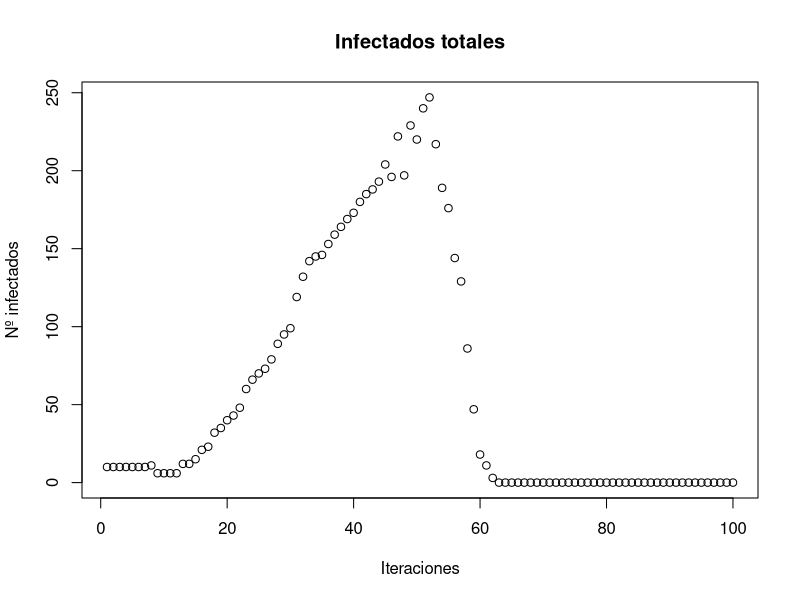

Recreate this plot in R.
## ---- chunk 1
knitr::opts_chunk$set(fig.width=8, fig.height=8, fig.align="center", echo=TRUE, warning=FALSE, message=FALSE)
library(knitr)
library(igraph)
library(ggplot2)
## ---- chunk 2
library(igraph)
set.seed(2021)
G = sample_pa(1000, directed=F)
A = as_adjacency_matrix(G)
beta=0.1
gamma = 0.1

positions = order(eigen_centrality(G)$vector, decreasing=TRUE)[1:10]
x0 = rep(0,1000)
x0[positions] = 1

rand_positions = sample(V(G),10)
x0_ = rep(0,1000)
x0_[rand_positions] = 1

I = rep(1, 1000)
newx <- function (x,beta,gamma) {
  r = gamma*x
  s = I - x - r
  return ( x + beta * s* (A %*% x) - matrix(gamma*x) )
}
n=1000
nIter=100
RX=matrix(0,nrow=n,ncol=nIter)
RX[,1]=x0
for (i in 2:(nIter) ){
  RX[,i] = as.vector(newx(RX[,i-1],beta,gamma))
}

RX_=matrix(0,nrow=n,ncol=nIter)
RX_[,1]=x0_
for (i in 2:(nIter) ){
  RX_[,i] = as.vector(newx(RX_[,i-1],beta,gamma))
}

#Matriz en la cual si tienes más de 0.5 -> 1 en caso contrario 0
chart <- matrix(0,nrow=n,ncol=nIter) 
for (i in 1:n){
  for(j in 1:nIter){
    chart[i,j] <- ifelse(RX_[i,j]>0.5,1,0)
  }
}
#Transformamos en dataframe
chart <- as.data.frame(chart)
#Sumamos los casos infectados por iteración
infect <-colSums(chart, na.rm = TRUE)
plot(infect, main= "Infectados totales", xlab = "Iteraciones", ylab = "Nº infectados")


